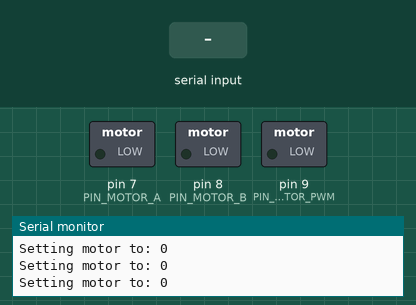
Simulated run of this program. Board: Arduino Leonardo, built with avr-gcc and run on an emulated ATmega32U4. Parts: switched loads named in the program (green lamp = pin HIGH), the last lines printed to the serial monitor. Inputs (shaded band) come from the test bench.

Above: at 1.2 s.
1.3 s: "90,45\n" received over Serial
At 1.4 s:
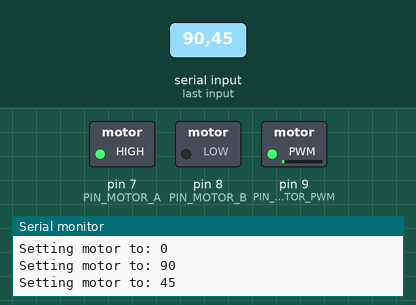
3.0 s: "30,150\n" received over Serial
At 4.6 s:
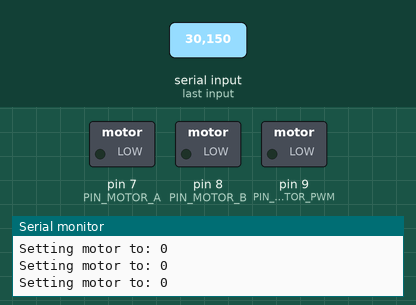
Timing chart, 0 to 6.1 s (numbered marks = the images above; inputs shaded):
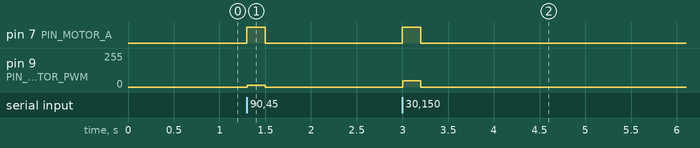

Measured:
- after the input at 1.3 s, pin 7 (PIN_MOTOR_A): LOW → HIGH at once, → LOW 0.20 s later; pin 9 (PIN_MOTOR_PWM): 0/255 → 14/255 at once, → 0/255 0.20 s later
- after the input at 3.0 s, pin 7 (PIN_MOTOR_A): LOW → HIGH at once, → LOW 0.20 s later; pin 9 (PIN_MOTOR_PWM): 0/255 → 48/255 at once, → 0/255 0.20 s later

The program:

main.cpp
```cpp
#include <Arduino.h>

// # Using fuses 0xFF, 0xD8, 0xCB

#include "SendOnlySoftwareSerial.h"

const uint8_t PIN_MOTOR_A = 7;
const uint8_t PIN_MOTOR_B = 8;
const uint8_t PIN_MOTOR_PWM = 9; // Must match timer1 output A
const uint8_t PIN_MOTOR_SEL = 4;
const uint8_t PIN_CURRENT_SENSE = A0;
const uint8_t PIN_EN_LED = 13;

const uint16_t PWM_RANGE = 800; // Defines maximum frequency and resolution of PWM (800 => 20kHz)
const uint32_t MOTOR_UPDATE_PERIOD = 10; // Motor update period in milliseconds

void initPWM(){
    pinMode(PIN_MOTOR_A, OUTPUT);
    pinMode(PIN_MOTOR_B, OUTPUT);
    pinMode(PIN_MOTOR_PWM, OUTPUT);
    // Using Timer1, Output A, Mode 14 (Fast PWM, TOP=ICR1), Clear on match, set on TOP, prescaler 1:1
    TCCR1A = _BV(COM1A1) | _BV(WGM11);
    TCCR1B = _BV(WGM12) | _BV(WGM13) | _BV(CS10);
    ICR1 = PWM_RANGE; // TOP
}

void setPWMOutput(int32_t setpoint){
    // Setpoint will be constrained to +PWM_RANGE to -PWM_RANGE
    digitalWrite(PIN_MOTOR_A, setpoint > 0);
    digitalWrite(PIN_MOTOR_B, setpoint < 0);
    setpoint = abs(setpoint);
    setpoint = setpoint > PWM_RANGE ? PWM_RANGE : setpoint;
    OCR1A = setpoint;
}

void setup() {
    initPWM();
    Serial.setTimeout(200);
    Serial.begin(1);
}

uint32_t prevDisplay;
uint32_t interval = 1000;

void loop() {
    int32_t setpoint = Serial.parseInt();
    setPWMOutput(setpoint);
    Serial.print("Setting motor to: ");
    Serial.println(setpoint);
}
```

SendOnlySoftwareSerial.h
```cpp
// (licence header left out)
#ifndef SendOnlySoftwareSerial_h
#define SendOnlySoftwareSerial_h

#include <inttypes.h>
#include <Stream.h>

/******************************************************************************
* Definitions
******************************************************************************/

#ifndef GCC_VERSION
#define GCC_VERSION (__GNUC__ * 10000 + __GNUC_MINOR__ * 100 + __GNUC_PATCHLEVEL__)
#endif

class SendOnlySoftwareSerial : public Stream
{
private:
  uint8_t _transmitBitMask;
  volatile uint8_t *_transmitPortRegister;
  volatile uint8_t *_pcint_maskreg;
  uint8_t _pcint_maskvalue;

  // Expressed as 4-cycle delays (must never be 0!)
  uint16_t _tx_delay;

  uint16_t _buffer_overflow:1;
  uint16_t _inverse_logic:1;

  // private methods
  void setTX(uint8_t transmitPin);

  // Return num - sub, or 1 if the result would be < 1
  static uint16_t subtract_cap(uint16_t num, uint16_t sub);

  // private static method for timing
  static inline void tunedDelay(uint16_t delay);

public:
  // public methods
  SendOnlySoftwareSerial(uint8_t transmitPin, bool inverse_logic = false);
  ~SendOnlySoftwareSerial();
  void begin(long speed);
  void end();
  bool overflow() { bool ret = _buffer_overflow; if (ret) _buffer_overflow = false; return ret; }
  int peek();

  virtual size_t write(uint8_t byte);
  virtual int read();
  virtual int available();
  virtual void flush();
  operator bool() { return true; }

  using Print::write;

};

// Arduino 0012 workaround
#undef int
#undef char
#undef long
#undef byte
#undef float
#undef abs
#undef round

#endif  // SendOnlySoftwareSerial_h
```
